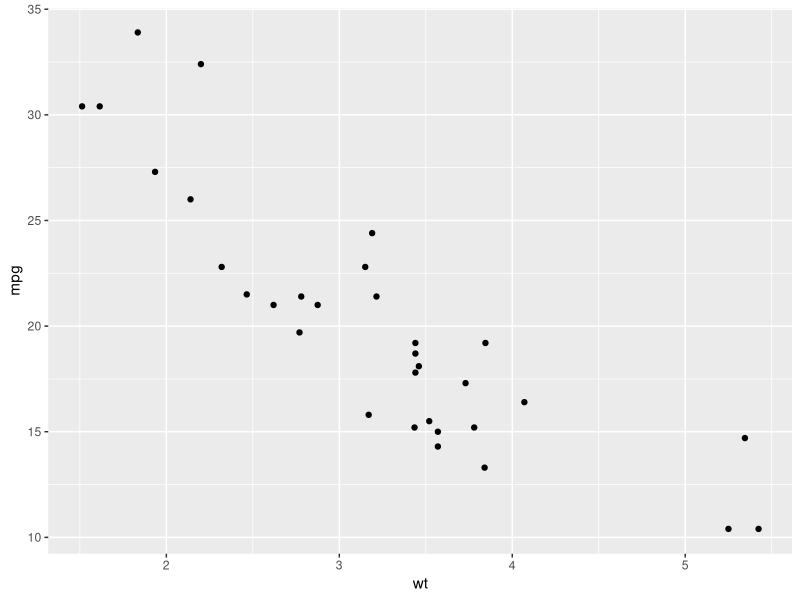
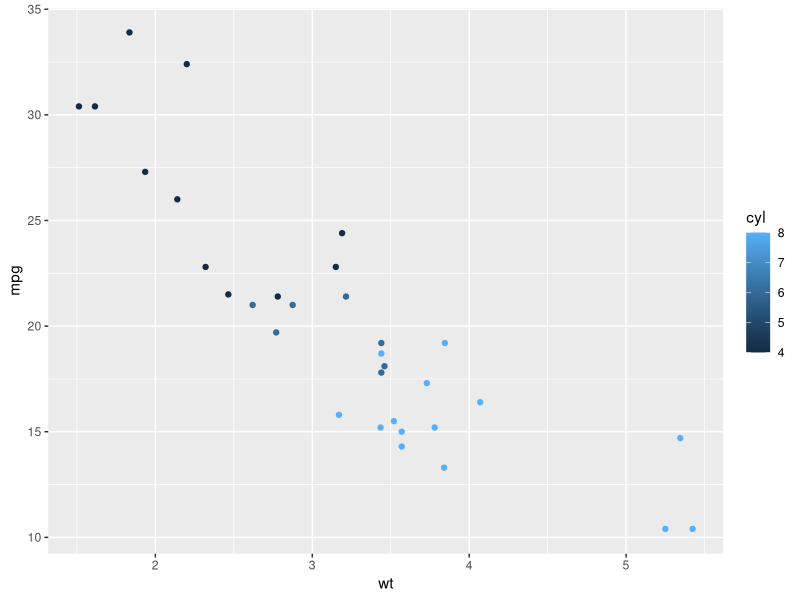
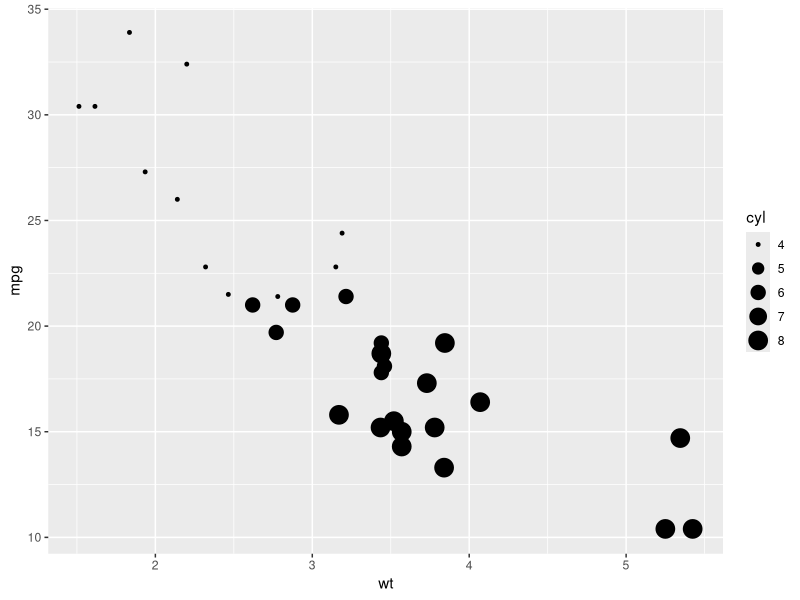
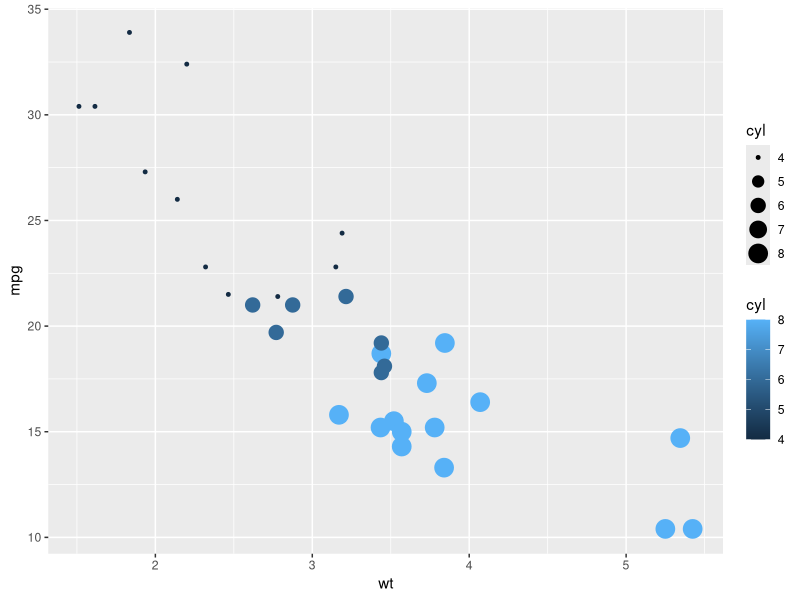
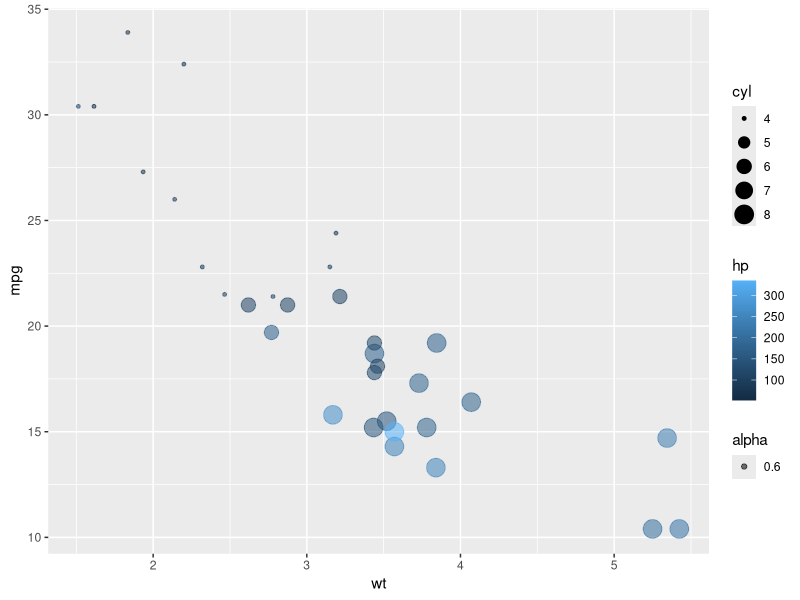

The R script that drew these images, in order: (Note: this script raises an error after producing the figures.)
#Day2 Coding

#loads the ggplot2 package
library('ggplot2')
# creates a data frame called df that contains the data from the mtcars dataset.
df <- mtcars
df

#creates a scatterplot of the weight (wt) and fuel efficiency (mpg) of the cars in the df data frame.
qplot(wt,mpg,data=df)

#color=cyl used to color the points in the scatterplot according to the number of cylinders (cyl) of the cars. 
qplot(wt,mpg,data=df,color=cyl)

#size=cyl mean size the points in the scatterplot according to the number of cylinders of the cars.
qplot(wt,mpg,data=df,size=cyl)

#creates a scatterplot of the weight (wt) and fuel efficiency (mpg) of the cars in the df data frame.
#The points in the scatterplot are colored and sized according to the number of cylinders (cyl) of the cars.
qplot(wt,mpg,data=df,size=cyl,color=cyl)

#creates a scatterplot of the weight (wt) and fuel efficiency (mpg) of the cars in the df data frame. 
#The points in the scatterplot are colored and sized according to the number of cylinders (cyl) and horsepower (hp) of the cars.
#The transparency of the points is also set to 0.6.
# Show 4 features (this gets messy)
qplot(wt,mpg,data=df,size=cyl,color=hp,alpha=0.6)


......................................................................
#creates a blank plot with the wt and mpg variables mapped to the x-axis and y-axis, respectively.
#The pl + geom_point() line of code then adds a layer of points to the plot.
pl <- ggplot(data=df,aes(x = wt,y=mpg))
pl + geom_point()

#creates a scatterplot of the weight (wt) and fuel efficiency (mpg) of the cars in the df data frame. 
#The points in the scatterplot are colored according to the number of cylinders (cyl) of the cars.
pl <- ggplot(data=df,aes(x = wt,y=mpg))
pl + geom_point(aes(color=cyl))

#creates a scatterplot of the weight (wt) and fuel efficiency (mpg) of the cars in the df data frame. 
#The points in the scatterplot are colored according to the factor level of the cyl variable.
pl <- ggplot(data=df,aes(x = wt,y=mpg))
pl + geom_point(aes(color=factor(cyl)))

#creates a scatterplot of the weight (wt) and fuel efficiency (mpg) of the cars in the df data frame.
#The points in the scatterplot are sized according to the factor level of the cyl variable.
pl <- ggplot(data=df,aes(x = wt,y=mpg))
pl + geom_point(aes(size=factor(cyl)))

#creates a scatterplot of the weight (wt) and fuel efficiency (mpg) of the cars in the df data frame.
#The points in the scatterplot are shaped according to the factor level of the cyl variable.
pl <- ggplot(data=df,aes(x = wt,y=mpg))
pl + geom_point(aes(shape=factor(cyl)))
#


# creates a scatterplot of the weight (wt) and fuel efficiency (mpg) of the cars in the df data frame.
#The points in the scatterplot are shaped and colored according to the factor level of the cyl variable.
#The size of the points is also set to 4, and the transparency of the points is set to 0.6.
pl <- ggplot(data=df,aes(x = wt,y=mpg))
pl + geom_point(aes(shape=factor(cyl),color=factor(cyl)),size=4,alpha=0.6)


# Gradient Scales
#creates a scatterplot of the weight (wt) and fuel efficiency (mpg) of the cars in the df data frame. 
#The points in the scatterplot are colored according to the horsepower (hp) of the cars, and the size of the points is set to 4. 
#The color of the points is also graded from red to blue, with red representing higher horsepower and blue representing lower horsepower.
pl + geom_point(aes(colour = hp),size=4) + scale_colour_gradient(high='red',low = "blue")


